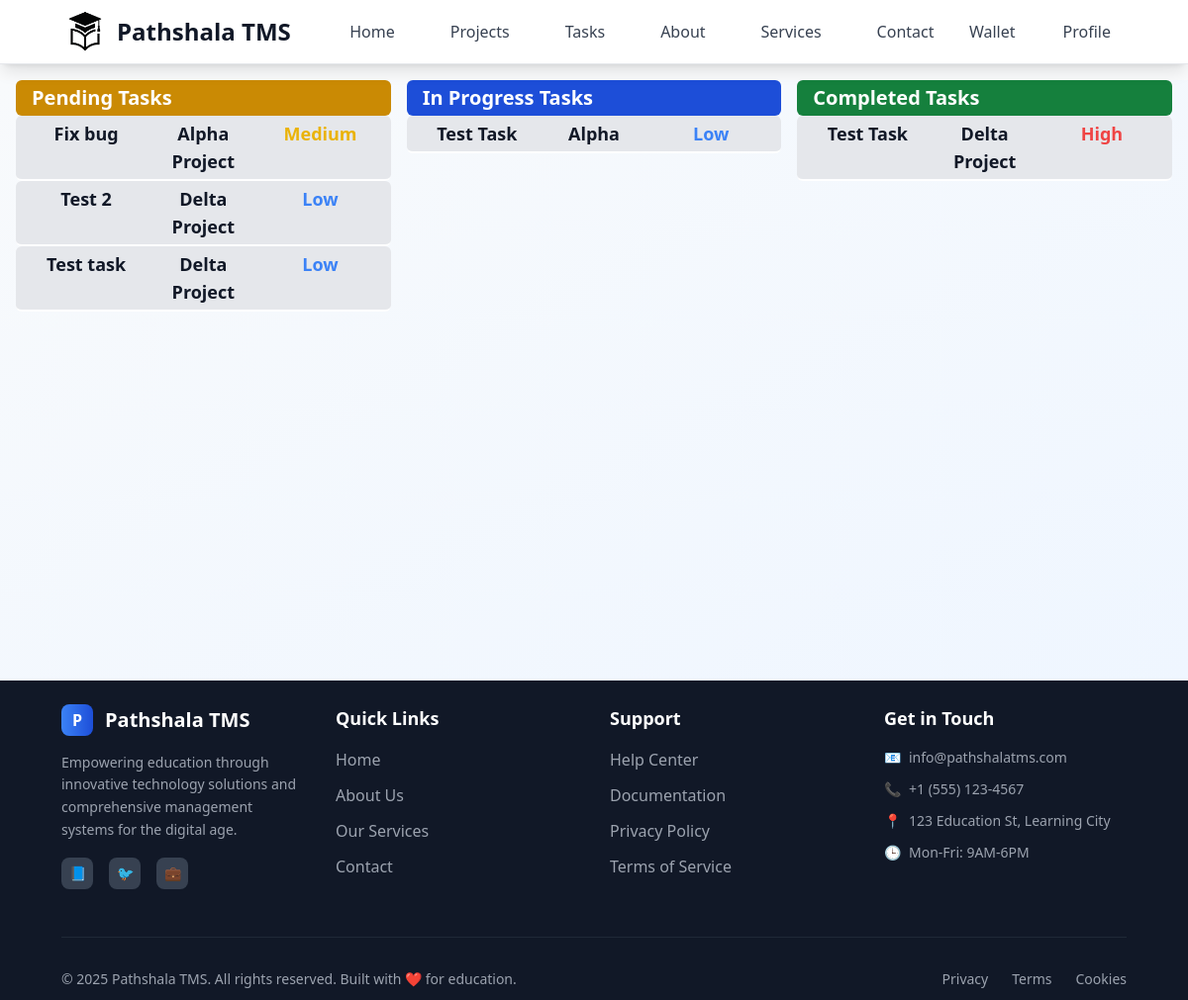
Screenshot of /employer/dashboard/ (signed in) with the database file from the repository.
### tasks/models.py (models this page shows)
class Task(models.Model):
    class StatusOptions(models.TextChoices):
        PENDING = "Pending", "Pending"
        IN_PROGRESS = "In Progress", "In Progress"
        COMPLETED = "Completed", "Completed"
        CANCELED = "Canceled", "Canceled"
    class TaskPriorityOptions(models.TextChoices):
        LOW = "Low", "Low"
        MEDIUM = "Medium", "Medium"
        HIGH = "High", "High"
    title = models.CharField(max_length=30)
    description = models.TextField(null=True, blank=True)
    user = models.ForeignKey(User, on_delete=models.CASCADE, related_name="tasks")
    project = models.ForeignKey(Project, on_delete=models.CASCADE)
    assigned_user = models.ForeignKey( User, on_delete=models.SET_NULL, related_name="assigned_tasks", null=True, blank=True)
    status = models.CharField(choices=StatusOptions, default=StatusOptions.PENDING, max_length=30)
    priority = models.CharField (choices=TaskPriorityOptions, default=TaskPriorityOptions.LOW, max_length=6)
    deadline = models.DateField(null=True, blank=True)
    created_at = models.DateTimeField(auto_now_add=True, editable=False)
    updated_at = models.DateTimeField(auto_now=True, editable=False)
    attachment = models.FileField(blank=True, null=True, upload_to=attachment_path)

### projects/models.py (models this page shows, shortened)
class Project(models.Model):
    class StatusOptions(models.TextChoices):
        PENDING = "Pending", "Pending"
        IN_PROGRESS = "In Progress", "In Progress"
        COMPLETED = "Completed", "Completed"
        CANCELED = "Canceled", "Canceled"
    title = models.CharField(max_length=25)
    description = models.TextField(null=True, blank=True)
    user = models.ForeignKey(User, on_delete=models.CASCADE)
    status = models.CharField(choices=StatusOptions, default=StatusOptions.PENDING, max_length=15)
    created_at = models.DateTimeField(auto_now_add=True, editable=False)
    updated_at = models.DateTimeField(auto_now=True, null=True, blank=True, editable=False)

### main/views.py (the view)
# urls.py: path("dashboard/", employerDashboard),
@login_required(login_url='/login')
def employerDashboard(request):
    role = request.user.profile.role
    if role == "employer":
        pendingTasks = Task.objects.filter(status = 'Pending', user = request.user)[ :10]
        completedTasks = Task.objects.filter(status = 'Completed', user = request.user)[ :10]
        inProgressTasks = Task.objects.filter(status = 'In Progress', user = request.user)[ :10]
        return render(request, 'pages/employer/dashboard.html', {'pendingTasks':pendingTasks, 'completedTasks':completedTasks, 'inProgressTasks':inProgressTasks})
    else:
        return redirect('/employee/dashboard')

### templates/pages/employer/dashboard.html
{% extends 'layouts/main.html' %}
{% block content %}
<div class="grid grid-cols-3 gap-4 my-4 mx-4">
    <div class="">
        <div class="text-xl px-4 py-1 font-bold text-white rounded-md bg-yellow-600">Pending Tasks</div>
        <div class="rounded-lg">
            {% for task in pendingTasks %}
            <a href="/employer/task/{{task.id}}"
                class="grid grid-cols-3 gap-2 rounded-md text-center text-lg font-semibold px-4 text-gray-900 py-1 border-b-2 border-white bg-gray-200 hover:bg-gray-300 hover:scale-[101%] duration-300">
                <div class="">{{ task.title }}</div>
                <div>{{task.project.title}} </div>
                <div class="{% if task.priority == 'High' %} text-red-500
            {% elif task.priority == 'Medium' %} text-yellow-500
            {% elif task.priority == 'Low' %} text-blue-500
            {% else %} text-purple-500
            {% endif %}"> {{task.priority}}
                </div>
            </a>
            {% endfor %}
        </div>
    </div>
    <div class="">
        <div class="text-xl px-4 py-1 font-bold text-white rounded-md bg-blue-700">In Progress Tasks</div>
        <div class="rounded-lg">
            {% for task in inProgressTasks %}
            <a href="/employer/task/{{task.id}}"
                class="grid grid-cols-3 gap-2 rounded-md text-center text-lg font-semibold px-4 text-gray-900 py-1 border-b-2 border-white bg-gray-200 hover:bg-gray-300 hover:scale-[101%] duration-300">
                <div class="">{{ task.title }}</div>
                <div>{{task.project.title}}</div>
                <div class="{% if task.priority == 'High' %} text-red-500
            {% elif task.priority == 'Medium' %} text-yellow-500
            {% elif task.priority == 'Low' %} text-blue-500
            {% else %} text-purple-500
            {% endif %}"> {{task.priority}}
                </div>
            </a>
            {% endfor %}
        </div>
    </div>
    <div class="">
        <div class="text-xl px-4 py-1 font-bold text-white rounded-md bg-green-700">Completed Tasks</div>
        <div class="rounded-lg">
            {% for task in completedTasks %}
            <a href="/employer/task/{{task.id}}"
                class="grid grid-cols-3 gap-2 rounded-md text-center text-lg font-semibold px-4 text-gray-900 py-1 border-b-2 border-white bg-gray-200 hover:bg-gray-300 hover:scale-[101%] duration-300">
                <div class="">{{ task.title }}</div>
                <div>{{task.project.title}}</div>
                <div class="{% if task.priority == 'High' %} text-red-500
                    {% elif task.priority == 'Medium' %} text-yellow-500
                    {% elif task.priority == 'Low' %} text-blue-500
                    {% else %} text-purple-500
                    {% endif %}"> {{task.priority}}
                </div>
            </a>
            {% endfor %}
        </div>
    </div>
</div>
{% endblock %}

### rows the page displays
Task: title "Fix bug", project "Alpha Project", priority "Medium"
Task: title "Test 2", project "Delta Project", priority "Low"
Task: title "Test task", project "Delta Project", priority "Low"
Task: title "Test Task", project "Alpha", priority "Low"
Task: title "Test Task", project "Delta Project", priority "High"
